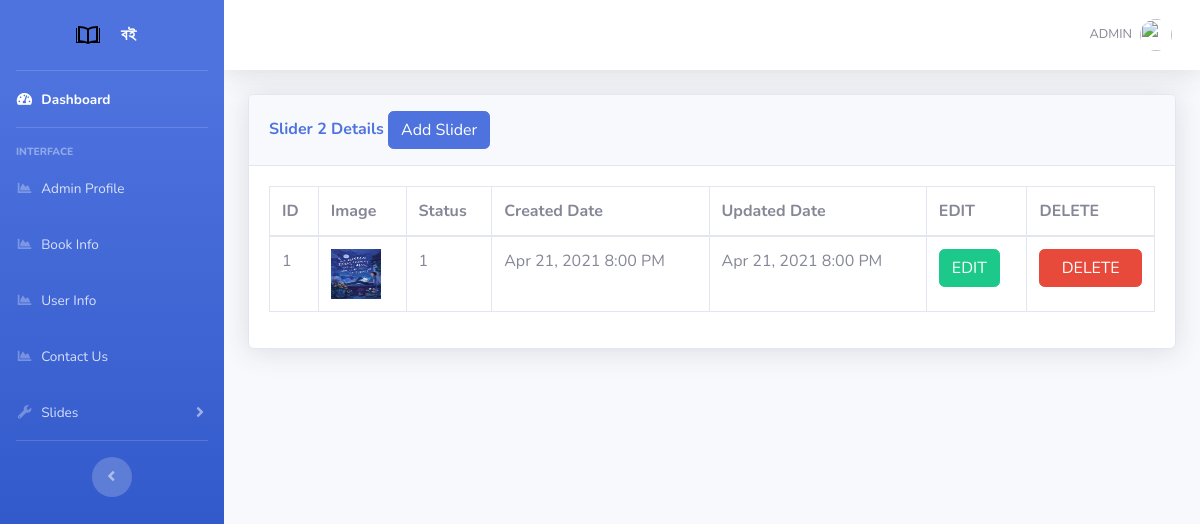
Screenshot of /admin/slider2.php (signed in) with the database file from the repository.
### tables this page shows
CREATE TABLE `slider2` (
  `slider_id` int(11) NOT NULL,
  `image` text NOT NULL,
  `status` int(11) NOT NULL,
  `created_date` datetime NOT NULL,
  `updated_date` datetime NOT NULL
);

### admin/slider2.php (the view, shortened to what this page needs)
<?php
include('includes/header.php');
include('includes/navbar.php');
include('database/dbconfig.php');
?>
<div class="container-fluid">
<div class="card shadow mb-4">
  <div class="card-header py-3">
    <h6 class="m-0 font-weight-bold text-primary">Slider 2 Details
            <button type="button" class="btn btn-primary" data-toggle="modal" data-target="#addadminprofile">
              Add Slider
            </button>
    </h6>
  </div>
  <div class="card-body">
    <div class="table-responsive">
      <?php
      $query = "SELECT * FROM slider2";
      $query_run = mysqli_query($connection, $query);
  ?>
      <table class="table table-bordered" id="dataTable" width="100%" cellspacing="0">
        <thead>
          <tr>
            <th> ID </th>
            <th>Image</th>
            <th>Status</th>
            <th>Created Date</th>
            <th>Updated Date</th>
            <th>EDIT </th>
            <th>DELETE </th>
          </tr>
        </thead>
        <tbody>
          <?php
                        if(mysqli_num_rows($query_run) > 0)
                        {
                            while($row = mysqli_fetch_assoc($query_run))
                            {
                        ?>
                            <tr>
                                <td><?php  echo $row['slider_id']; ?></td>
                                <td><img src="../<?php echo $row['image']; ?>" height="50px" width="50px"/></td>
                                <td><?php  echo $row['status']; ?></td>
                                <td><?php echo date('M j, Y g:i A', strtotime($row["created_date"]));  ?></td>
                                <td><?php echo date('M j, Y g:i A', strtotime($row["updated_date"]));  ?></td>
                                <td>
                                    <form action="slider2_edit.php" method="post">
                                        <button type="submit" name="edit_btn_slider2" class="btn btn-success"> EDIT</button>
                                    </form>
                                </td>
                                <td>
                                  <form class="form-container" action="slider2.php" method="POST" enctype="multipart/form-data">
                                   <button type="submit" id="submit" name="delete"  class="btn btn-danger btn-block submit2">DELETE</button>
                                </form>
                              </td>
                            </tr>
                        <?php
                            }
                        }
                        else {
                            echo "No Record Found";
                        }
                        ?>
        </tbody>
      </table>
    </div>
  </div>
</div>
</div>
<?php
include('includes/footer.php');
?>

### rows the page displays
slider2: slider_id "1", image (picture), status "1", created_date "Apr 21, 2021 8:00 PM", updated_date "Apr 21, 2021 8:00 PM"
